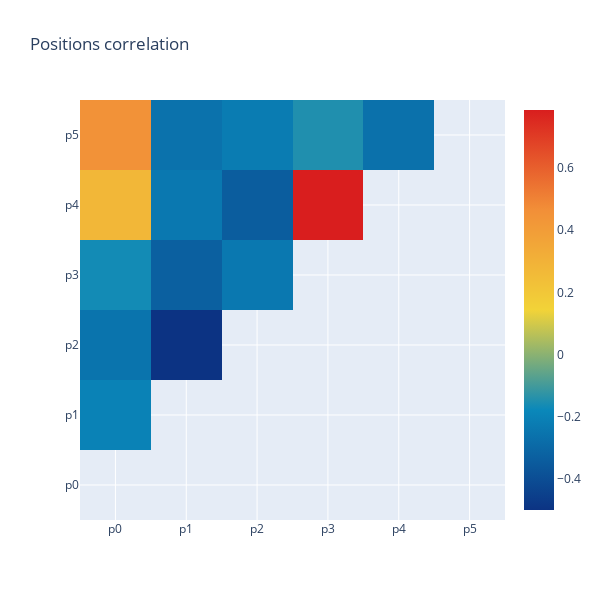

Notebook code for this chart:
### Code cell
# Plotting Heatmap

# Masking the diagonal
mask = np.triu(np.ones_like(df_positions_corr, dtype=bool))
df_temp = df_positions_corr.mask(mask)

# Creating figure
fig = go.Figure()

# Creating trace
fig.add_trace(
    go.Heatmap(
        x=df_temp.columns,
        y=df_temp.columns,
        z=df_temp,
        colorscale="Portland",
    )
)

# Updating layout
fig.update_layout(
    title="Positions correlation",
    height=600,
    width=600,
)

# Showing figure
fig.show()

### Figure 1 — Plotly figure (JSON) as saved in the notebook; plotly's stock layout.template omitted (floating-point values rounded to 4 significant figures)
{"data": [{"colorscale": [[0, "rgb(12,51,131)"], [0.25, "rgb(10,136,186)"], [0.5, "rgb(242,211,56)"], [0.75, "rgb(242,143,56)"], [1, "rgb(217,30,30)"]], "type": "heatmap", "x": ["p0", "p1", "p2", "p3", "p4", "p5"], "y": ["p0", "p1", "p2", "p3", "p4", "p5"], "z": [[null, null, null, null, null, null], [-0.2009, null, null, null, null, null], [-0.2533, -0.501, null, null, null, null], [-0.1662, -0.3287, -0.2397, null, null, null], [0.2773, -0.2403, -0.3426, 0.7874, null, null], [0.4508, -0.2636, -0.2257, -0.1481, -0.2647, null]]}], "layout": {"height": 600, "title": {"text": "Positions correlation"}, "width": 600}}
